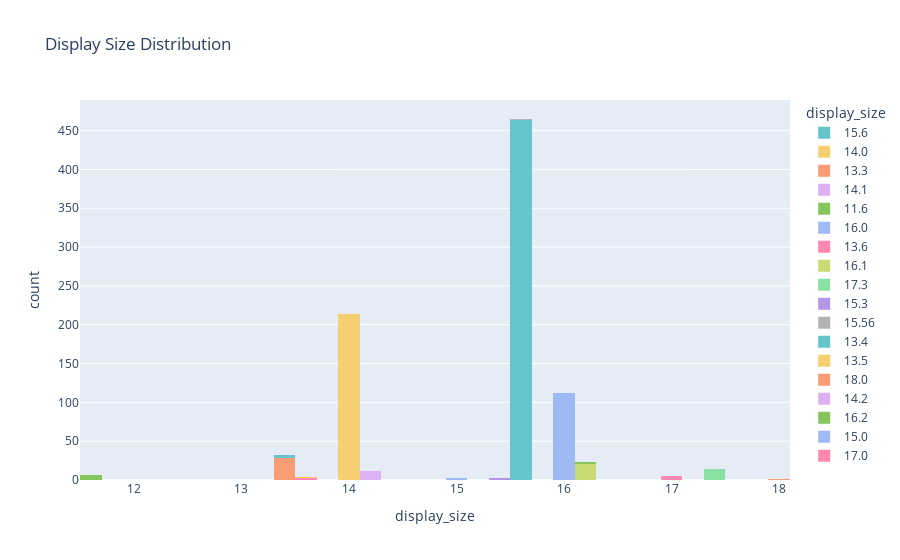

Notebook cell for this chart:
### Code cell
# Display
plt = px.histogram(df, x='display_size', color='display_size', title="Display Size Distribution", color_discrete_sequence=px.colors.qualitative.Pastel)
plt.show()

### Figure 1 — Plotly figure (JSON) as saved in the notebook; plotly's stock layout.template omitted (floating-point values rounded to 4 significant figures; data arrays with more than 128 entries replaced by an {"elided": "..."} marker saying what was removed)
{"data": [{"alignmentgroup": "True", "bingroup": "x", "hovertemplate": "display_size=%{x}<br>count=%{y}<extra></extra>", "legendgroup": "15.6", "marker": {"color": "rgb(102, 197, 204)", "pattern": {"shape": ""}}, "name": "15.6", "offsetgroup": "15.6", "orientation": "v", "showlegend": true, "type": "histogram", "x": {"elided": "464 float values"}, "xaxis": "x", "yaxis": "y"}, {"alignmentgroup": "True", "bingroup": "x", "hovertemplate": "display_size=%{x}<br>count=%{y}<extra></extra>", "legendgroup": "14.0", "marker": {"color": "rgb(246, 207, 113)", "pattern": {"shape": ""}}, "name": "14.0", "offsetgroup": "14.0", "orientation": "v", "showlegend": true, "type": "histogram", "x": {"elided": "214 int values"}, "xaxis": "x", "yaxis": "y"}, {"alignmentgroup": "True", "bingroup": "x", "hovertemplate": "display_size=%{x}<br>count=%{y}<extra></extra>", "legendgroup": "13.3", "marker": {"color": "rgb(248, 156, 116)", "pattern": {"shape": ""}}, "name": "13.3", "offsetgroup": "13.3", "orientation": "v", "showlegend": true, "type": "histogram", "x": [13.3, 13.3, 13.3, 13.3, 13.3, 13.3, 13.3, 13.3, 13.3, 13.3, 13.3, 13.3, 13.3, 13.3, 13.3, 13.3, 13.3, 13.3, 13.3, 13.3, 13.3, 13.3, 13.3, 13.3, 13.3, 13.3, 13.3, 13.3], "xaxis": "x", "yaxis": "y"}, {"alignmentgroup": "True", "bingroup": "x", "hovertemplate": "display_size=%{x}<br>count=%{y}<extra></extra>", "legendgroup": "14.1", "marker": {"color": "rgb(220, 176, 242)", "pattern": {"shape": ""}}, "name": "14.1", "offsetgroup": "14.1", "orientation": "v", "showlegend": true, "type": "histogram", "x": [14.1, 14.1, 14.1, 14.1, 14.1, 14.1, 14.1], "xaxis": "x", "yaxis": "y"}, {"alignmentgroup": "True", "bingroup": "x", "hovertemplate": "display_size=%{x}<br>count=%{y}<extra></extra>", "legendgroup": "11.6", "marker": {"color": "rgb(135, 197, 95)", "pattern": {"shape": ""}}, "name": "11.6", "offsetgroup": "11.6", "orientation": "v", "showlegend": true, "type": "histogram", "x": [11.6, 11.6, 11.6, 11.6, 11.6, 11.6, 11.6], "xaxis": "x", "yaxis": "y"}, {"alignmentgroup": "True", "bingroup": "x", "hovertemplate": "display_size=%{x}<br>count=%{y}<extra></extra>", "legendgroup": "16.0", "marker": {"color": "rgb(158, 185, 243)", "pattern": {"shape": ""}}, "name": "16.0", "offsetgroup": "16.0", "orientation": "v", "showlegend": true, "type": "histogram", "x": [16, 16, 16, 16, 16, 16, 16, 16, 16, 16, 16, 16, 16, 16, 16, 16, 16, 16, 16, 16, 16, 16, 16, 16, 16, 16, 16, 16, 16, 16, 16, 16, 16, 16, 16, 16, 16, 16, 16, 16, 16, 16, 16, 16, 16, 16, 16, 16, 16, 16, 16, 16, 16, 16, 16, 16, 16, 16, 16, 16, 16, 16, 16, 16, 16, 16, 16, 16, 16, 16, 16, 16, 16, 16, 16, 16, 16, 16, 16, 16, 16, 16, 16, 16, 16, 16, 16, 16, 16, 16, 16, 16, 16, 16, 16, 16, 16, 16, 16, 16, 16, 16, 16, 16, 16, 16, 16, 16, 16, 16, 16, 16], "xaxis": "x", "yaxis": "y"}, {"alignmentgroup": "True", "bingroup": "x", "hovertemplate": "display_size=%{x}<br>count=%{y}<extra></extra>", "legendgroup": "13.6", "marker": {"color": "rgb(254, 136, 177)", "pattern": {"shape": ""}}, "name": "13.6", "offsetgroup": "13.6", "orientation": "v", "showlegend": true, "type": "histogram", "x": [13.6, 13.6], "xaxis": "x", "yaxis": "y"}, {"alignmentgroup": "True", "bingroup": "x", "hovertemplate": "display_size=%{x}<br>count=%{y}<extra></extra>", "legendgroup": "16.1", "marker": {"color": "rgb(201, 219, 116)", "pattern": {"shape": ""}}, "name": "16.1", "offsetgroup": "16.1", "orientation": "v", "showlegend": true, "type": "histogram", "x": [16.1, 16.1, 16.1, 16.1, 16.1, 16.1, 16.1, 16.1, 16.1, 16.1, 16.1, 16.1, 16.1, 16.1, 16.1, 16.1, 16.1, 16.1, 16.1, 16.1, 16.1], "xaxis": "x", "yaxis": "y"}, {"alignmentgroup": "True", "bingroup": "x", "hovertemplate": "display_size=%{x}<br>count=%{y}<extra></extra>", "legendgroup": "17.3", "marker": {"color": "rgb(139, 224, 164)", "pattern": {"shape": ""}}, "name": "17.3", "offsetgroup": "17.3", "orientation": "v", "showlegend": true, "type": "histogram", "x": [17.3, 17.3, 17.3, 17.3, 17.3, 17.3, 17.3, 17.3, 17.3, 17.3, 17.3, 17.3, 17.3, 17.3], "xaxis": "x", "yaxis": "y"}, {"alignmentgroup": "True", "bingroup": "x", "hovertemplate": "display_size=%{x}<br>count=%{y}<extra></extra>", "legendgroup": "15.3", "marker": {"color": "rgb(180, 151, 231)", "pattern": {"shape": ""}}, "name": "15.3", "offsetgroup": "15.3", "orientation": "v", "showlegend": true, "type": "histogram", "x": [15.3, 15.3], "xaxis": "x", "yaxis": "y"}, {"alignmentgroup": "True", "bingroup": "x", "hovertemplate": "display_size=%{x}<br>count=%{y}<extra></extra>", "legendgroup": "15.56", "marker": {"color": "rgb(179, 179, 179)", "pattern": {"shape": ""}}, "name": "15.56", "offsetgroup": "15.56", "orientation": "v", "showlegend": true, "type": "histogram", "x": [15.56], "xaxis": "x", "yaxis": "y"}, {"alignmentgroup": "True", "bingroup": "x", "hovertemplate": "display_size=%{x}<br>count=%{y}<extra></extra>", "legendgroup": "13.4", "marker": {"color": "rgb(102, 197, 204)", "pattern": {"shape": ""}}, "name": "13.4", "offsetgroup": "13.4", "orientation": "v", "showlegend": true, "type": "histogram", "x": [13.4, 13.4, 13.4, 13.4], "xaxis": "x", "yaxis": "y"}, {"alignmentgroup": "True", "bingroup": "x", "hovertemplate": "display_size=%{x}<br>count=%{y}<extra></extra>", "legendgroup": "13.5", "marker": {"color": "rgb(246, 207, 113)", "pattern": {"shape": ""}}, "name": "13.5", "offsetgroup": "13.5", "orientation": "v", "showlegend": true, "type": "histogram", "x": [13.5, 13.5], "xaxis": "x", "yaxis": "y"}, {"alignmentgroup": "True", "bingroup": "x", "hovertemplate": "display_size=%{x}<br>count=%{y}<extra></extra>", "legendgroup": "18.0", "marker": {"color": "rgb(248, 156, 116)", "pattern": {"shape": ""}}, "name": "18.0", "offsetgroup": "18.0", "orientation": "v", "showlegend": true, "type": "histogram", "x": [18], "xaxis": "x", "yaxis": "y"}, {"alignmentgroup": "True", "bingroup": "x", "hovertemplate": "display_size=%{x}<br>count=%{y}<extra></extra>", "legendgroup": "14.2", "marker": {"color": "rgb(220, 176, 242)", "pattern": {"shape": ""}}, "name": "14.2", "offsetgroup": "14.2", "orientation": "v", "showlegend": true, "type": "histogram", "x": [14.2, 14.2, 14.2, 14.2], "xaxis": "x", "yaxis": "y"}, {"alignmentgroup": "True", "bingroup": "x", "hovertemplate": "display_size=%{x}<br>count=%{y}<extra></extra>", "legendgroup": "16.2", "marker": {"color": "rgb(135, 197, 95)", "pattern": {"shape": ""}}, "name": "16.2", "offsetgroup": "16.2", "orientation": "v", "showlegend": true, "type": "histogram", "x": [16.2, 16.2], "xaxis": "x", "yaxis": "y"}, {"alignmentgroup": "True", "bingroup": "x", "hovertemplate": "display_size=%{x}<br>count=%{y}<extra></extra>", "legendgroup": "15.0", "marker": {"color": "rgb(158, 185, 243)", "pattern": {"shape": ""}}, "name": "15.0", "offsetgroup": "15.0", "orientation": "v", "showlegend": true, "type": "histogram", "x": [15, 15, 15], "xaxis": "x", "yaxis": "y"}, {"alignmentgroup": "True", "bingroup": "x", "hovertemplate": "display_size=%{x}<br>count=%{y}<extra></extra>", "legendgroup": "17.0", "marker": {"color": "rgb(254, 136, 177)", "pattern": {"shape": ""}}, "name": "17.0", "offsetgroup": "17.0", "orientation": "v", "showlegend": true, "type": "histogram", "x": [17, 17, 17, 17, 17], "xaxis": "x", "yaxis": "y"}], "layout": {"barmode": "relative", "legend": {"title": {"text": "display_size"}, "tracegroupgap": 0}, "title": {"text": "Display Size Distribution"}, "xaxis": {"anchor": "y", "categoryarray": [15.6, 14, 13.3, 14.1, 11.6, 16, 13.6, 16.1, 17.3, 15.3, 15.56, 13.4, 13.5, 18, 14.2, 16.2, 15, 17], "categoryorder": "array", "domain": [0, 1], "title": {"text": "display_size"}}, "yaxis": {"anchor": "x", "domain": [0, 1], "title": {"text": "count"}}}}
